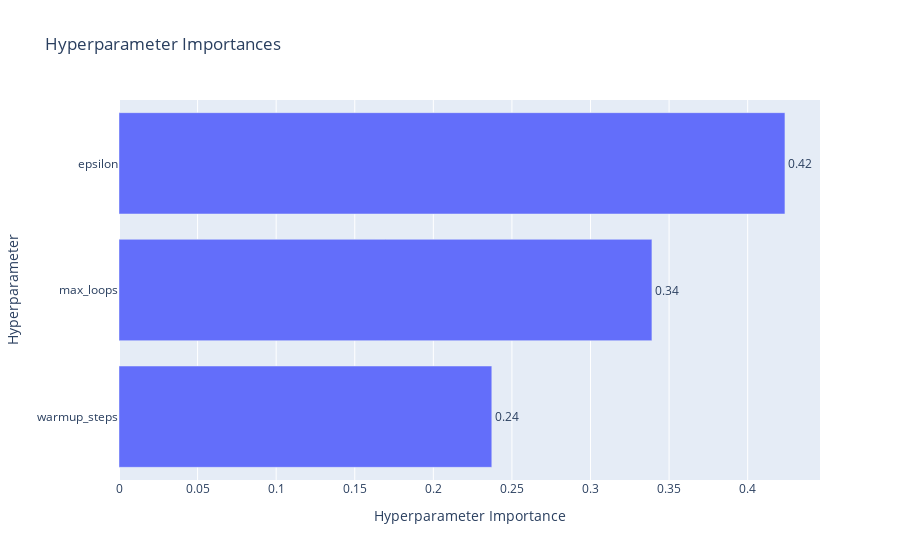

This figure's notebook cell:
### Code cell
fig = optuna.visualization.plot_param_importances(study)
fig.show()

### Figure 1 — Plotly figure (JSON) as saved in the notebook; plotly's stock layout.template omitted (floating-point values rounded to 4 significant figures)
{"data": [{"cliponaxis": false, "hovertemplate": ["warmup_steps (IntDistribution): 0.23720496882598904<extra></extra>", "max_loops (IntDistribution): 0.3390792868148189<extra></extra>", "epsilon (FloatDistribution): 0.423715744359192<extra></extra>"], "name": "Objective Value", "orientation": "h", "text": ["0.24", "0.34", "0.42"], "textposition": "outside", "type": "bar", "x": [0.2372, 0.3391, 0.4237], "y": ["warmup_steps", "max_loops", "epsilon"]}], "layout": {"title": {"text": "Hyperparameter Importances"}, "xaxis": {"title": {"text": "Hyperparameter Importance"}}, "yaxis": {"title": {"text": "Hyperparameter"}}}}
